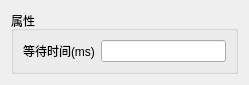
<?xml version="1.0" encoding="UTF-8"?>
<ui version="4.0">
 <class>Form</class>
 <widget class="QWidget" name="Form">
  <property name="geometry">
   <rect>
    <x>0</x>
    <y>0</y>
    <width>249</width>
    <height>70</height>
   </rect>
  </property>
  <property name="windowTitle">
   <string>Form</string>
  </property>
  <layout class="QGridLayout" name="gridLayout_2">
   <item row="0" column="0">
    <widget class="QGroupBox" name="groupBoxProperty">
     <property name="title">
      <string>属性</string>
     </property>
     <layout class="QGridLayout" name="gridLayout">
      <item row="0" column="0">
       <widget class="QLabel" name="label">
        <property name="text">
         <string>等待时间(ms)</string>
        </property>
       </widget>
      </item>
      <item row="0" column="1">
       <widget class="QLineEdit" name="lineEditWaitTime"/>
      </item>
     </layout>
    </widget>
   </item>
  </layout>
 </widget>
 <resources/>
 <connections/>
</ui>
